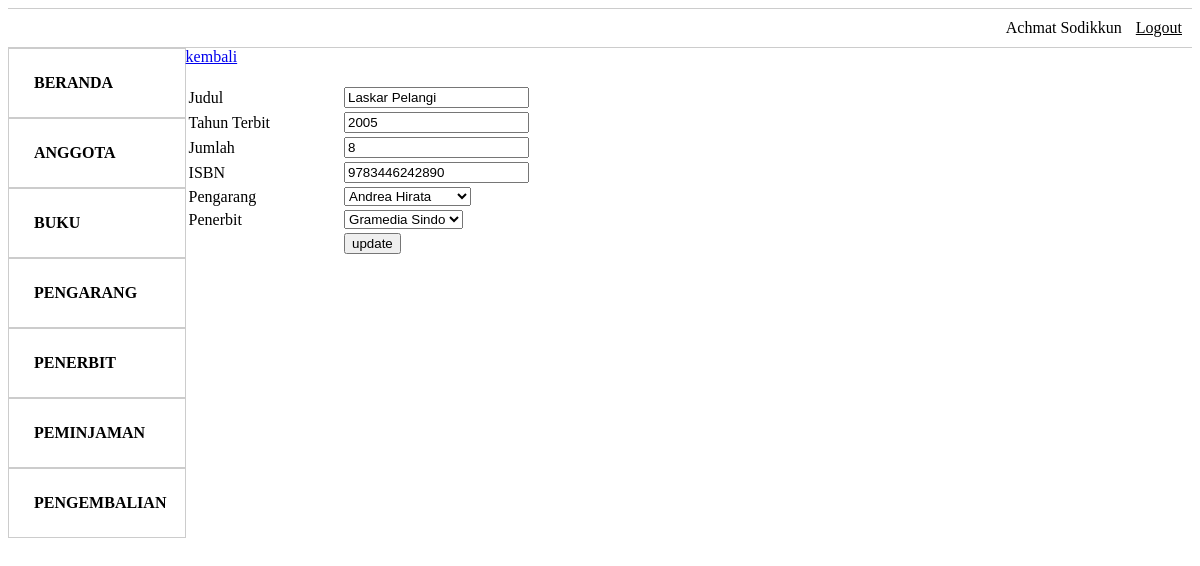
/admin/edit_buku.php?id=1 (signed in), run on the app's committed database.
### tables this page shows
CREATE TABLE `petugas` (
  `id` int(11) NOT NULL,
  `username` varchar(45) DEFAULT NULL,
  `password` varchar(45) DEFAULT NULL,
  `nama_petugas` varchar(100) DEFAULT NULL,
  `telp_petugas` varchar(12) DEFAULT NULL,
  `alamat_petugas` tinytext DEFAULT NULL
);

CREATE TABLE `buku` (
  `id_buku` int(11) NOT NULL,
  `judul` varchar(100) DEFAULT NULL,
  `tahun_terbit` int(11) DEFAULT NULL,
  `jumlah` int(11) DEFAULT NULL,
  `isbn` varchar(45) DEFAULT NULL,
  `pengarang_id` int(11) NOT NULL,
  `penerbit_id` int(11) NOT NULL
);

CREATE TABLE `pengarang` (
  `id_pengarang` int(11) NOT NULL,
  `nama_pengarang` varchar(100) DEFAULT NULL,
  `alamat_pengarang` tinytext DEFAULT NULL,
  `telp_pengarang` varchar(12) DEFAULT NULL
);

CREATE TABLE `penerbit` (
  `id_penerbit` int(11) NOT NULL,
  `nama_penerbit` varchar(100) DEFAULT NULL,
  `alamat_penerbit` tinytext DEFAULT NULL,
  `telp_penerbit` varchar(12) DEFAULT NULL
);

### admin/edit_buku.php (the view, shortened to what this page needs)
<?php
include_once("../koneksi.php");
?>
<?php
$id = $_GET['id'];
$data = mysqli_query($mysqli, "SELECT * FROM buku WHERE id_buku=$id");
while($tampil = mysqli_fetch_array($data))
{
    $judul = $tampil['judul'];
    $tahun = $tampil['tahun_terbit'];
    $jumlah = $tampil['jumlah'];
    $isbn = $tampil['isbn'];
    $pengarang = $tampil['pengarang_id'];
    $penerbit = $tampil['penerbit_id'];
}
?>
<html>
<head>
    </head>
 <body>
 <?php
         $user = $_SESSION['username'];
         $datapetugas = mysqli_query($mysqli, "SELECT * FROM petugas WHERE username = '$user'");
         $petugas = mysqli_fetch_array($datapetugas);
 ?>
 <body>
 <ul class="menu">
  <li><?php echo $petugas['nama_petugas']; ?></li>
   <li><a href="../logout.php">Logout</a></li>
 </ul>
 <ul class="sidebar">
     <li><a href="index.php">Beranda</a></li>
     <li><a href="anggota.php">Anggota</a></li>
     <li><a href="buku.php">Buku</a></li>
     <li><a href="pengarang.php">Pengarang</a></li>
     <li><a href="penerbit.php">Penerbit</a></li>
     <li><a href="peminjaman.php">Peminjaman</a></li>
     <li><a href="pengembalian.php">Pengembalian</a></li>
   </ul>
 <div class= "tabel">
    <a href="buku.php">kembali</a>
    <br/><br/>
    <form name="update_user" method="post" action="edit_buku.php">
            <table width="50%" border="0">
            <tr>
                <td>Judul</td>
                <td><input type="text" name="judul" value='<?php echo $judul;?>'></td>
            </tr>
            <tr>
                <td>Tahun Terbit</td>
                <td><input type="text" name="tahun_terbit" value='<?php echo $tahun;?>'></td>
            </tr>
            <tr>
                <td>Jumlah</td>
                <td><input type="text" name="jumlah" value='<?php echo $jumlah;?>'></td>
            </tr>
            <tr>
                <td>ISBN</td>
                <td><input type="text" name="isbn" value='<?php echo $isbn;?>'></td>
            </tr>
            <tr>
            <td>Pengarang</td>
            <td><select name="pengarang_id" id="pengarang_id">
 <?php
 $data_user = mysqli_query($mysqli, "SELECT * FROM pengarang");
 while($tampil_user = mysqli_fetch_array($data_user)) {
 ?>
   <option <?php if ($tampil_user['id_pengarang'] == $pengarang) { echo 'selected'; }?> value="<?=$tampil_user['id_pengarang']?>"><?=$tampil_user['nama_pengarang']?></option>
 <?php
  }
 ?>
  </select></td>
            </tr>
            <tr>
                <td>Penerbit</td>
                <td><select name="penerbit_id" id="penerbit_id">
 <?php
 $data_user = mysqli_query($mysqli, "SELECT * FROM penerbit");
 while($tampil_user = mysqli_fetch_array($data_user)) {
 ?>
   <option <?php if ($tampil_user['id_penerbit'] == $penerbit) { echo 'selected'; }?> value="<?=$tampil_user['id_penerbit']?>"><?=$tampil_user['nama_penerbit']?></option>
 <?php
  }
 ?>
  </select>
            <tr>
                <td><input type="hidden" name="id" value=<?php echo $_GET['id'];?>></td>
                <td><input type="submit" name="update" value="update"></td>
            </tr>
        </table>
    </form>
</div>
</body>
</html>

### admin/edit_buku.php (style rules this page uses)
.menu { border:1px solid #ccc; border-width:1px 0; list-style:none; margin:0; padding:0; text-align:right; }
.menu li { display:inline; }
.menu a { display:inline-block; padding:10px; color:black; }
.sidebar { margin:0; padding:0; height: 100vh; width: 15%; list-style: none; float: left; }
.sidebar li a { display: block; padding: 25px; text-decoration: none; color: black; font-weight: bold; text-transform: uppercase; border: 1px solid #ccc; }
.tabel { width: 85%; float: right; }

### data on the page
petugas: nama_petugas "Achmat Sodikkun"
buku: judul "Laskar Pelangi", tahun_terbit "2005", jumlah "8", isbn "9783446242890", pengarang_id "Andrea Hirata", penerbit_id "Gramedia Sindo"
